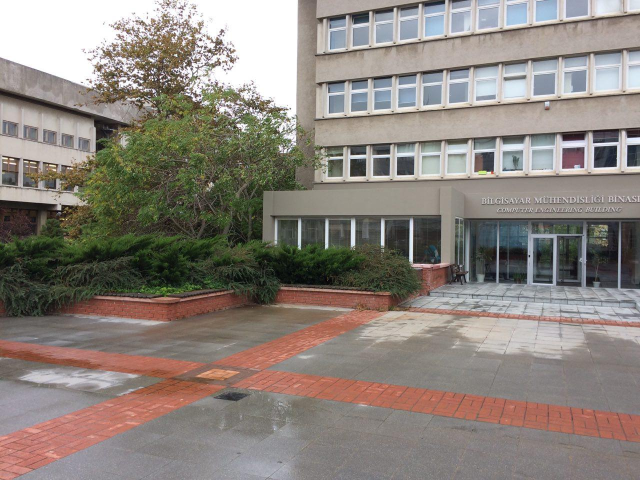
#> input picture HW2/cmpe-building/left-2.jpg, 1280 x 960 px (shown at 1/2 size)
$ jupyter execute --allow-errors Task1-is.ipynb
#> lines starting #> are read from the running program, lines starting #| are printed output that depends on the picture
[cell 1]
import matplotlib
matplotlib.use('TkAgg')
import numpy as np
import matplotlib.pyplot as plt
import cv2
import skimage

[cell 2]
import math

[cell 3]
plt.figure(figsize=(20,100))
plt.subplot(151)
plt.imshow(cv2.cvtColor(cv2.imread("cmpe-building/left-2.jpg"),cv2.COLOR_BGR2RGB))

plt.axis('off')
plt.subplot(152)
plt.imshow(cv2.cvtColor(cv2.imread("cmpe-building/left-1.jpg"),cv2.COLOR_BGR2RGB))
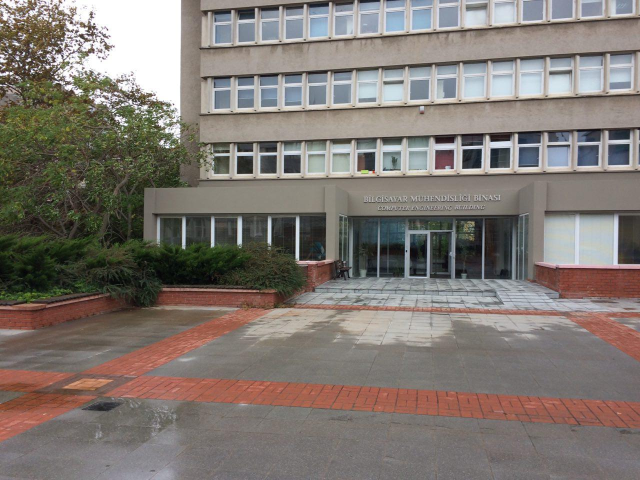
#> input picture HW2/cmpe-building/left-1.jpg, 1280 x 960 px (shown at 1/2 size)
plt.axis('off')
plt.subplot(153)
plt.imshow(cv2.cvtColor(cv2.imread("cmpe-building/middle.jpg"),cv2.COLOR_BGR2RGB))
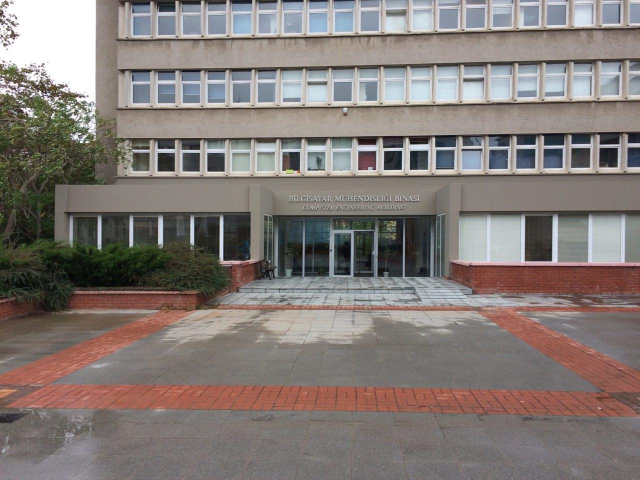
#> input picture HW2/cmpe-building/middle.jpg, 1280 x 960 px (shown at 1/2 size)
plt.axis('off')
plt.subplot(154)
plt.imshow(cv2.cvtColor(cv2.imread("cmpe-building/right-1.jpg"),cv2.COLOR_BGR2RGB))
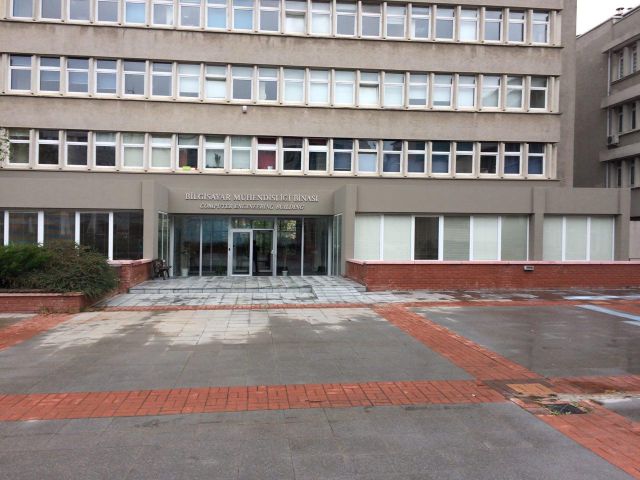
#> input picture HW2/cmpe-building/right-1.jpg, 1280 x 960 px (shown at 1/2 size)
plt.axis('off')
plt.subplot(155)
plt.imshow(cv2.cvtColor(cv2.imread("cmpe-building/right-2.jpg"),cv2.COLOR_BGR2RGB))
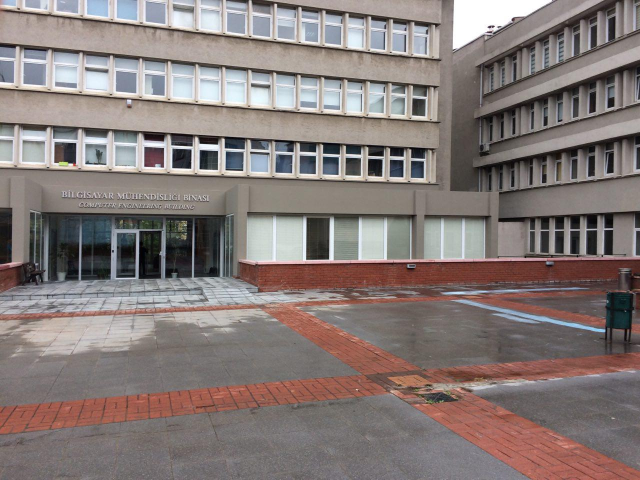
#> input picture HW2/cmpe-building/right-2.jpg, 1280 x 960 px (shown at 1/2 size)
plt.axis('off')
plt.show()
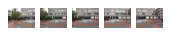
#> figure drawn by matplotlib, 5 panels
